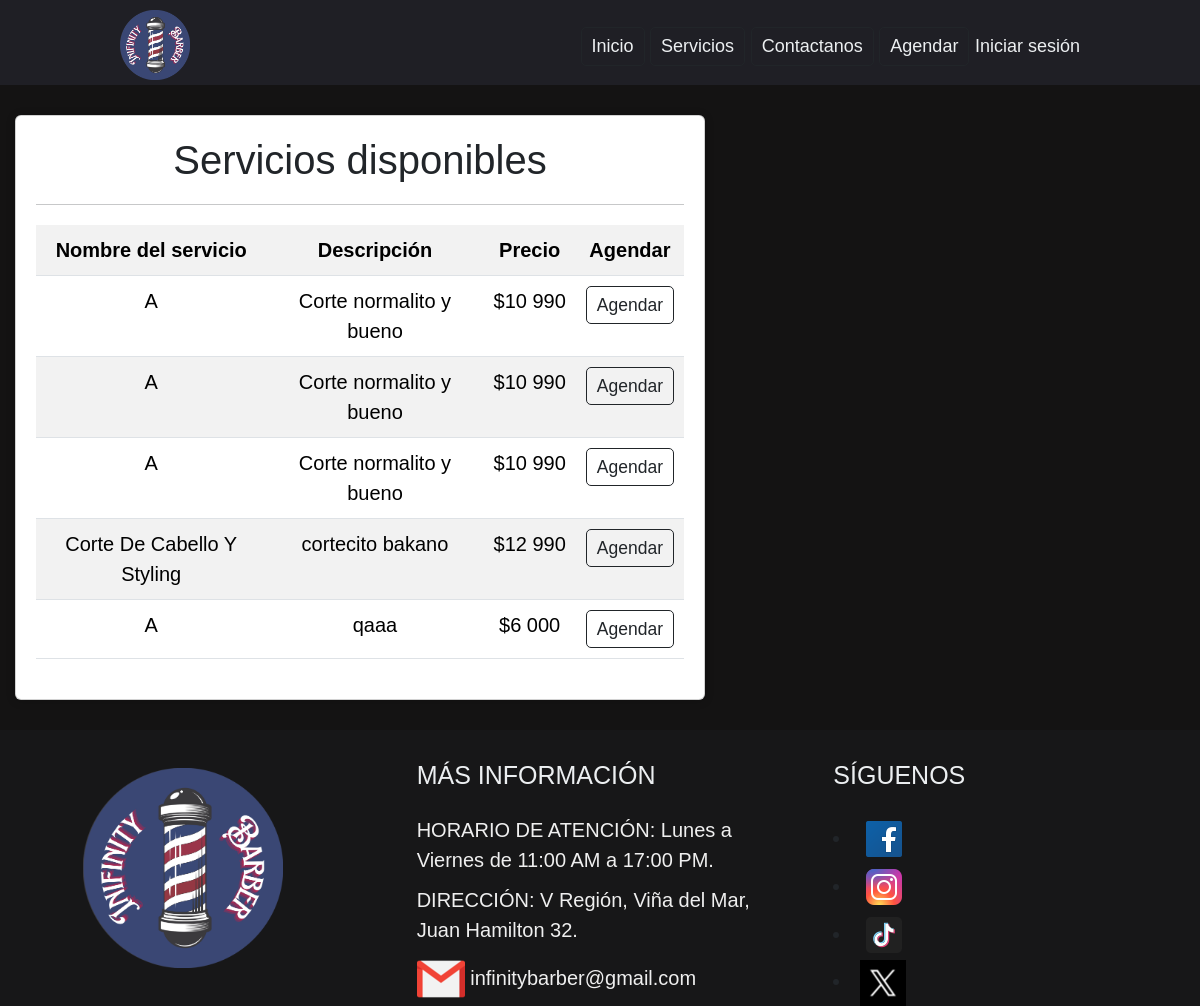
/agendar/, run on the app's committed database.
### App/models.py (models this page shows, shortened)
class Servicio(models.Model):
    nombre = models.CharField(max_length=50, verbose_name="Nombre")
    descripcion = models.CharField(max_length=50, verbose_name="Descripción")
    imagen = models.ImageField(upload_to='img/servicios', verbose_name="Imagen del servicio", null=True)
    precio =  models.IntegerField(verbose_name="Precio")

### App/views.py (the view)
# urls.py: path('agendar/', reserve, name='reserve'),
def reserve (request):
    servicios = Servicio.objects.all()
    page = request.GET.get('page', 1)
    try:
        paginator = Paginator(servicios, 5)
        servicios = paginator.page(page)
    except:
        raise Http404
    data={
        'entity':servicios,
        'paginator':paginator
    }
    return render(request, 'app/reserve.html', data)

### App/templates/app/reserve.html (shortened to what this page needs)
{% extends 'app/base.html' %}
{%load static%}
{%block css%}
<link rel="stylesheet" href="{%static 'css/reserve.css'%}">
<link rel="stylesheet" href="{%static 'css/base.css'%}">
{%endblock css%}
{%block content%}
<br>
<div class="container">
    <div class="card">
        <div class="card-body">
            <h2>Servicios disponibles</h2>
            <hr>
            <table class="table table-striped table-hover table-responsive-sm">
                <tr>
                    <th>Nombre del servicio</th>
                    <th>Descripción</th>
                    <th>Precio</th>
                    <th>Agendar</th>
                </tr>
                {%for s in entity%}
                    <tr>
                        <td>{{ s.nombre | title }}</td>
                        <td>{{ s.descripcion }}</td>
                        <td>${{ s.precio }}</td>
                        <td><a href="#" class="btn btn-outline-dark btn-sm">Agendar</a></td>
                    </tr>
                {%endfor%}
            </table>
        </div>
    </div>
</div>
{%endblock content%}

### App/templates/app/base.html (shortened to what this page needs)
<!DOCTYPE html>
<html lang="es">
<head>
    {%load static%}
    {% load bootstrap5 %}
    {% bootstrap_css %}
    {%block css%}{%endblock css%}
</head>
<body>
    {%load static%}
    <header class="header">
      <div class="logo">
        <a href="{%url 'home'%}"><img src="{%static 'img/icons/iconInfinity.png'%}" alt="Logo"></a>
      </div>
      <nav>
        <ul class="nav-links">
          <li><a href="{%url 'home'%}" class="btn btn-outline-dark btn-sm">Inicio</a></li>
          <li><a href="{%url 'services'%}"class="btn btn-outline-dark btn-sm">Servicios</a></li>
          <li><a href="{%url 'contact'%}"class="btn btn-outline-dark btn-sm">Contactanos</a></li>
          <li><a href="{%url 'reserve'%}"class="btn btn-outline-dark btn-sm">Agendar</a></li>
          {%if user.is_authenticated%}
          <li><a href="{%url 'logout'%}" class="btn btn-outline-dark btn-sm">Cerrar sesión</a></li> |
          <li ><a href="#" >@{{user.username}}</a></li>
          {%else%}
          <li><a href="{%url 'login'%}">Iniciar sesión</a></li>
          {%endif%}
        </ul>
      </nav>
      <div class="overlay" id="mobile-menu" >
        <div class="overlay-content">
          <a href="{%url 'reserve'%}">Agendar</a>
        </div>
      </div>
    </header>
    <div id="content">
      {% block content %}
      {% endblock content%}
    </div>
    <br>
    <footer class="footer">
      <div class="group-1">
        <div class="box">
            <figure><a href="{%url 'home'%}"><img src="{%static 'img/icons/iconInfinity.png'%}" alt="Logo"></a></figure>
        </div>
        <div class="box">
          <br>
            <h2>MÁS INFORMACIÓN</h2>
            <p>HORARIO DE ATENCIÓN: Lunes a Viernes de 11:00 AM a 17:00 PM.</p>
            <p>DIRECCIÓN: V Región, Viña del Mar, Juan Hamilton 32.</p>
            <a href="https://www.gmail.com"><img src="{%static 'img/icons/iconGm.png'%}" alt="Correo">  infinitybarber@gmail.com</a>
        </div>
        <div class="box">
          <br>
            <h2>SÍGUENOS</h2>
            <div class="red-social">
                <li><a href="https://www.facebook.com"><img src="{%static 'img/icons/iconFb.png'%}" alt="Icono FB"></a></li>
                <li><a href="https://www.instagram.com"><img src="{%static 'img/icons/iconIG.png'%}" alt="Icono IG"></a></li>
                <li><a href="https://www.tiktok.com"><img src="{%static 'img/icons/iconTok.png'%}" alt="Icono TikTok"></a></li>
                <li><a href="https://www.twitter.com"><img src="{%static 'img/icons/iconX.png'%}" alt="Icono Twitter"></a></li>
            </div>
        </div>
      </div>
    </footer>
</body>
</html>

### App/static/css/reserve.css (style rules this page uses)
* { box-sizing: border-box; margin: 0; padding: 0; font-family:'Merriweather', sans-serif; font-size : 20px; }
body { background-position: center center; background-repeat: no-repeat; background-size: cover; background-attachment: fixed; background-color: #141313; }
table { background-color: #efefef; }
.container { float: left; }
.card { width: 100%; border-radius: 6px; overflow: hidden; background:#fff; box-shadow: 0px 1px 10px rgba(0,0,0,0.2); transition: all 400ms ease-out; cursor: default; justify-content: center; text-align: center; }
@media (min-width: 768px) { .container, .container-md, .container-sm { max-width: 720px; } }

### App/static/css/base.css (style rules this page uses)
* { box-sizing: border-box; margin: 0; padding: 0; font-family:'Merriweather', sans-serif; font-size : 20px; }
body { min-width: 400px; display: grid; min-height: 100vh; grid-template-rows: auto 1fr auto; background-position: center center; background-repeat: no-repeat; background-size: cover; background-attachment: fixed; }
.header { background-color: #1F1F25; display: flex; justify-content: flex-end; align-items:end; height: 85px; padding: 5px 10%; }
.header .logo { cursor: pointer; margin-right: auto; }
.header .logo img { height: 70px; width: auto; transition: all 0.3s; }
.header .nav-links { list-style: none; }
.header .nav-links li { display: inline-block; padding-top: 10px; height: 40px; }
.header .nav-links a { font-size: 18px; color: #eceff1; }
.header a { text-decoration: none; }
.header .overlay { height: 100%; width: 0; position: fixed; z-index: 1; left: 0; top: 0; background-color: rgba(33, 49, 63, .95); overflow: hidden; transition: all 0.3s ease 0s; }
.header .overlay .overlay-content { display: flex; height: 100%; flex-direction: column; align-items: center; justify-content: center; }
.header .overlay a { padding: 15px; font-size: 36px; display: block; transition: all 0.3s ease 0s; font-weight: 700; color: #eceff1; }
.footer { width: 100%; background-color: #171718; display: inline-block; }
.footer .group-1 { width: 100%; max-width: 1200px; margin: auto; display: grid; grid-template-columns: repeat(3, 1fr); grid-gap: 50px; padding: auto; }
.footer .group-1 .box figure { width: 100%; height: 100%; display: flex; justify-content: center; align-items: center; }
.footer .group-1 .box figure img { width: 200px; height: 200px; transition: all 0.3s; }
.footer .group-1 .box h2 { display: inline-block; color: #eceff1; margin-bottom: 25px; font-size: 25px; font-family:'Franklin Gothic Medium', 'Arial Narrow', Arial, sans-serif; }
.footer .group-1 .box p { color: #efefef; margin-bottom: 10px; }
.footer .group-1 .box a { text-decoration: none; color: #efefef; }
.footer .group-1 .red-social a { display: inline-block; line-height: 45px; transition: all 0.3s ease; margin-right: 10px; }

### data on the page
Servicio: nombre "A", descripcion "Corte normalito y bueno", precio "10 990"
Servicio: nombre "A", descripcion "Corte normalito y bueno", precio "10 990"
Servicio: nombre "A", descripcion "Corte normalito y bueno", precio "10 990"
Servicio: nombre "Corte De Cabello Y Styling", descripcion "cortecito bakano", precio "12 990"
Servicio: nombre "A", descripcion "qaaa", precio "6 000"
